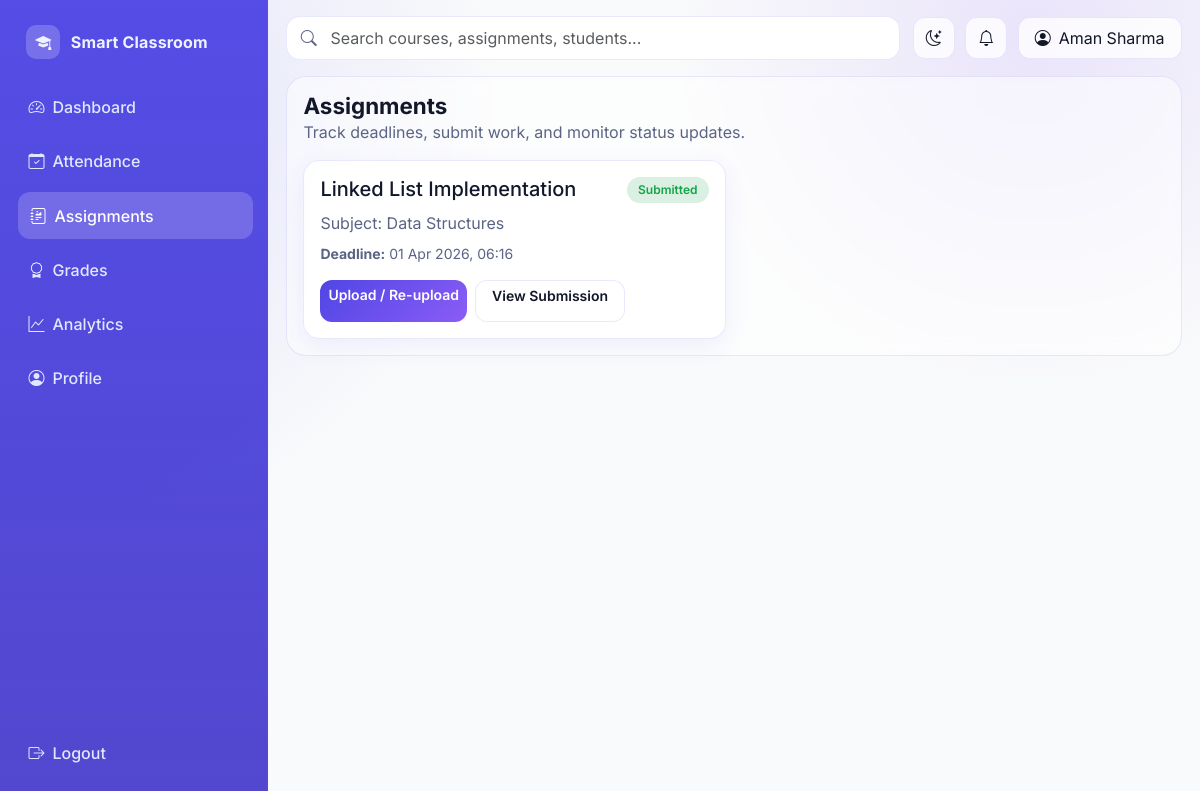
The app's page /student/assignments (signed in), older data.
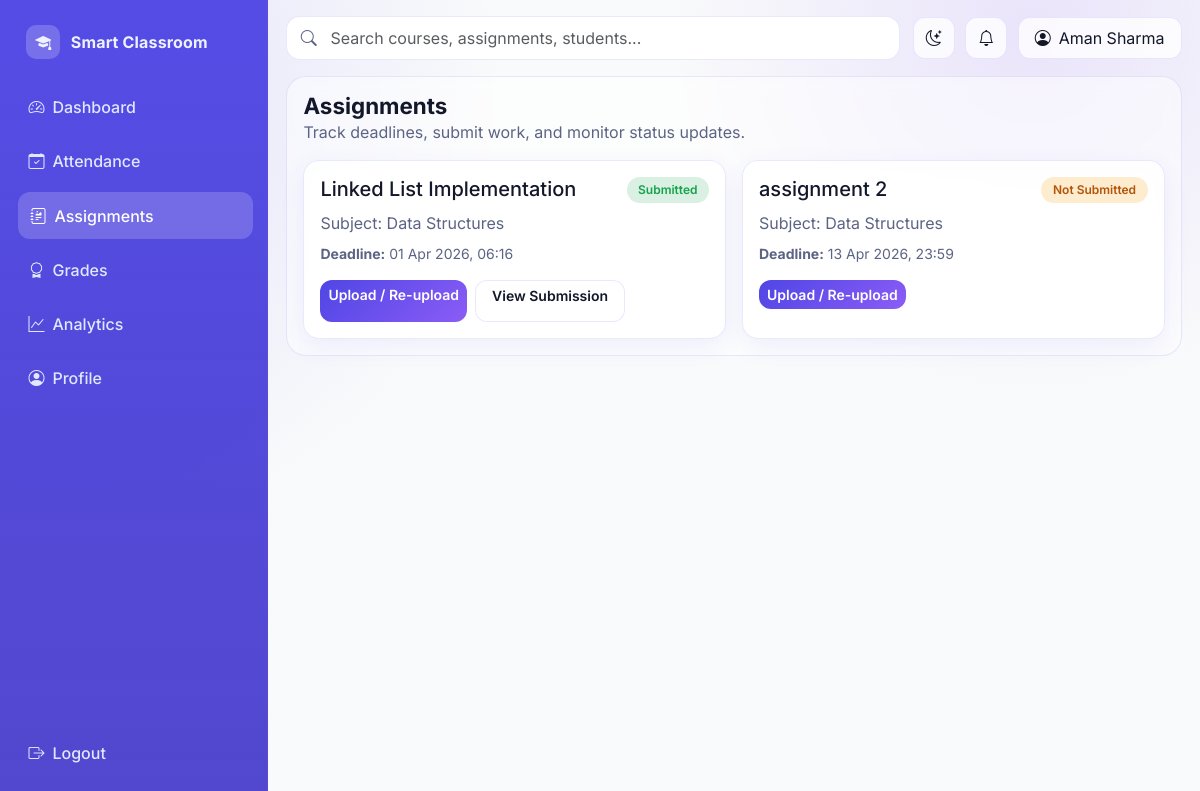
The same page, newer data.
### models/__init__.py (models this page shows)
class TeacherProfile(db.Model):
    user_id = db.Column(db.Integer, db.ForeignKey("user.id"), primary_key=True)
    subject = db.Column(db.String(100), nullable=False)
    assignments = db.relationship("Assignment", backref="teacher", lazy=True, cascade="all, delete")

class Assignment(db.Model):
    id = db.Column(db.Integer, primary_key=True)
    teacher_id = db.Column(db.Integer, db.ForeignKey("teacher_profile.user_id"), nullable=False)
    title = db.Column(db.String(200), nullable=False)
    description = db.Column(db.Text, nullable=False)
    deadline = db.Column(db.DateTime, nullable=False)
    max_marks = db.Column(db.Integer, nullable=False)
    created_at = db.Column(db.DateTime, default=lambda: datetime.now(timezone.utc), nullable=False)
    submissions = db.relationship("Submission", backref="assignment", lazy=True, cascade="all, delete")

### routes/student_routes.py (the view)
@student_bp.route("/assignments", methods=["GET"])
@login_required
@role_required("Student")
def assignments():
    all_assignments = Assignment.query.order_by(Assignment.deadline.asc()).all()
    now = datetime.utcnow()
    submissions = Submission.query.filter_by(student_id=current_user.id).all()
    submission_map = {item.assignment_id: item for item in submissions}
    rows = []
    for assignment in all_assignments:
        submission = submission_map.get(assignment.id)
        status = "Not Submitted"
        if submission:
            status = submission.status
        elif assignment.deadline < now:
            status = "Not Submitted"
        rows.append({"assignment": assignment, "submission": submission, "status": status})
    return render_template("student/assignments.html", rows=rows)

### app.py (called while the page is built)
def create_app():
    app = Flask(__name__)
    app.config.from_object(Config)
    os.makedirs(app.config["UPLOAD_FOLDER"], exist_ok=True)
    db.init_app(app)
    bcrypt.init_app(app)
    login_manager.init_app(app)
    csrf.init_app(app)
    register_blueprints(app)
    @app.context_processor
    def inject_globals():
        return {"app_name": "College Management System"}
    with app.app_context():
        db.create_all()
    return app

### models/__init__.py (called while the page is built)
@login_manager.user_loader
def load_user(user_id):
    return User.query.get(int(user_id))

    @property
    def status(self):
        if self.submitted_at and self.assignment and self.submitted_at > self.assignment.deadline:
            return "Late"
        return "Submitted"

### templates/student/assignments.html
{% extends 'base.html' %} {% block title %} - Student Assignments{% endblock %}
{% block content %}
<section class="page-header">
  <div>
    <h1 class="page-title">Assignments</h1>
    <p class="text-muted-soft mb-0">
      Track deadlines, submit work, and monitor status updates.
    </p>
  </div>
</section>
<div class="row g-3">
  {% for row in rows %}
  <div class="col-lg-6">
    <article class="app-card p-3 h-100">
      <div class="d-flex justify-content-between align-items-start mb-2">
        <h5 class="mb-0">{{ row.assignment.title }}</h5>
        <span
          class="badge status-badge {{ 'pending' if row.status == 'Not Submitted' else ('late' if row.status == 'Late' else 'submitted') }}"
        >
          {{ row.status }}
        </span>
      </div>
      <p class="text-muted-soft mb-2">
        Subject: {{ row.assignment.teacher.subject }}
      </p>
      <div class="small text-muted-soft mb-3">
        <strong>Deadline:</strong> {{ row.assignment.deadline.strftime('%d %b
        %Y, %H:%M') }}
      </div>
      <div class="d-flex flex-wrap gap-2">
        <a
          href="{{ url_for('student.submit_assignment', assignment_id=row.assignment.id) }}"
          class="btn btn-primary btn-sm"
        >
          Upload / Re-upload
        </a>
        {% if row.submission %}
        <a
          href="{{ url_for('core.download_file', filename=row.submission.file_path) }}"
          class="btn btn-soft btn-sm px-3"
        >
          View Submission
        </a>
        {% endif %}
      </div>
    </article>
  </div>
  {% else %}
  <div class="col-12">
    <article class="app-card p-4 text-center text-muted-soft">
      No assignments available.
    </article>
  </div>
  {% endfor %}
</div>
{% endblock %}

Row changes from the older to the newer data that the page shows:
added Assignment: assignment "assignment 2", assignment.deadline "13 Apr 2026, 23:59"
Text that changed along with them:
new list line: "Not Submitted Subject: Deadline: Upload / Re-upload"
new list line: "Data Structures"
